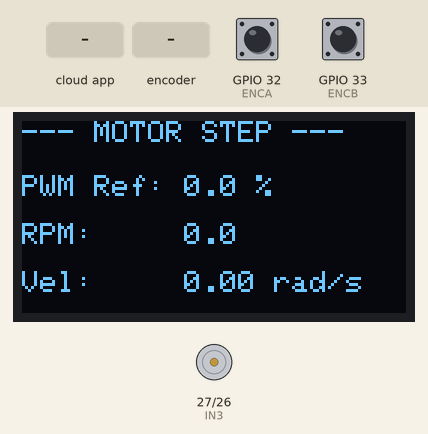
The program below on a simulated ESP32. On the bench: 128×64 one-colour display, motor-driver pin pairs drawn as motors (green arrow = first pin HIGH = forward, orange = second pin HIGH = backward, longer = more drive, scaled by the enable pin). The test bench sets the inputs (shaded band); at power-on: GPIO 32 (ENCA) HIGH, GPIO 33 (ENCB) HIGH. The ROS host is connected and sends only what is stated.

Above: at 3.2 s.
3.3 s: the phone or cloud app sets pwm_input to -100
At 4.3 s:
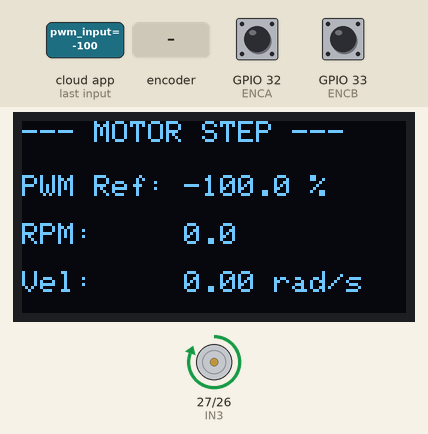
4.8 s: the phone or cloud app sets pwm_input to 100
At 5.4 s:
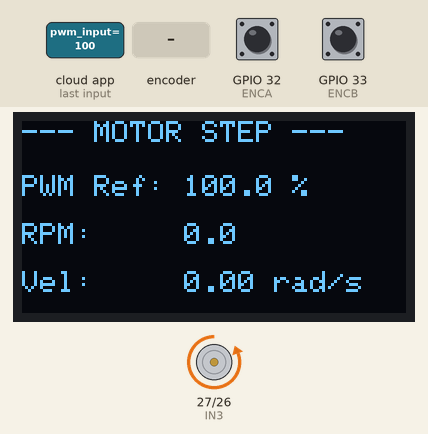
6.3 s: rotary encoder on GPIO 32 (ENCA) / GPIO 33 (ENCB) turned 3 steps (first pin leading)
At 6.83 s:
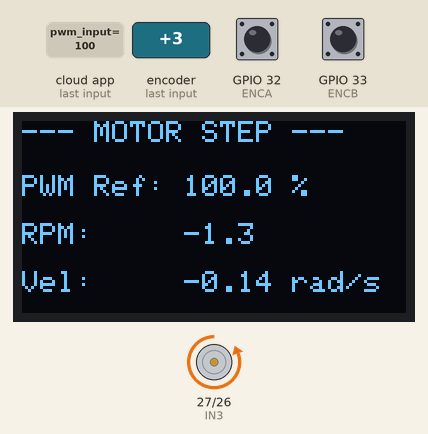
8.4 s: rotary encoder on GPIO 32 (ENCA) / GPIO 33 (ENCB) turned 2 steps (second pin leading)
At 8.53 s:
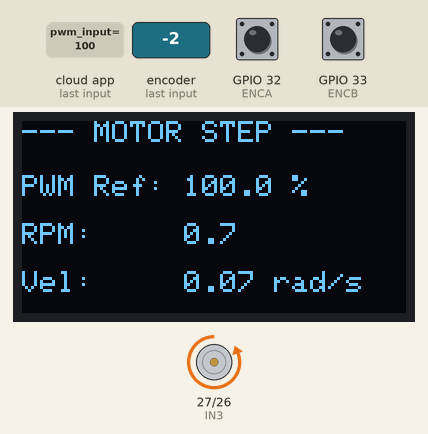
Timing chart, 0 to 11.3 s (numbered marks = the images above; inputs shaded):
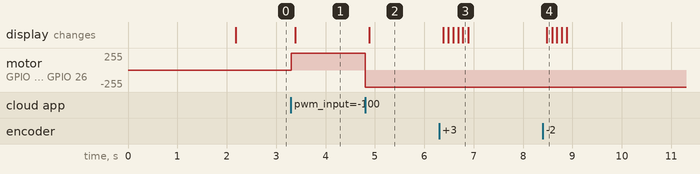

Measured:
- after the input at 3.3 s, motor on GPIO 27 (IN3) / GPIO 26 (IN4): stopped → forward 255/255 at once; the display: changes after 0.09 s (image 1)
- after the input at 4.8 s, motor on GPIO 27 (IN3) / GPIO 26 (IN4): forward 255/255 → backward 255/255 at once; the display: changes after 0.09 s (image 2)
- after the input at 6.3 s, the display: changes after 0.09 s (image 3)
- after the input at 8.4 s, the display: changes after 0.08 s (image 4)

The program:

main.cpp
```cpp
#include <Adafruit_GFX.h>
#include <Adafruit_SH110X.h>
#include <Arduino.h>
#include <Wire.h>
#include <micro_ros_platformio.h>

#include <rcl/rcl.h>
#include <rclc/executor.h>
#include <rclc/rclc.h>
#include <std_msgs/msg/float32.h>

#include <math.h>

#define ENCA 32
#define ENCB 33
const float COUNTS_PER_REV = 960.0f;

#define ENB 25
#define IN3 27
#define IN4 26

const int canal_pwm = 0;
const int frecuencia_pwm = 500;
const int resolucion_pwm = 8;

#define SDA_OLED 21
#define SCL_OLED 22
#define OLED_ADDRESS 0x3C
#define SCREEN_WIDTH 128
#define SCREEN_HEIGHT 64

Adafruit_SH1106G display(SCREEN_WIDTH, SCREEN_HEIGHT, &Wire, -1);
bool oled_ok = false;

volatile int32_t encoder_count = 0;
int32_t previous_count = 0;
unsigned long previous_time_ms = 0;

float pwm_ref = 0.0f;
float velocity_rad_s = 0.0f;
float velocity_rpm = 0.0f;

rcl_allocator_t allocator;
rclc_support_t support;
rcl_node_t node;
rcl_subscription_t sub_pwm_input;
rcl_publisher_t pub_vel_rad_s;
rcl_publisher_t pub_vel_rpm;
rcl_timer_t timer;
rclc_executor_t executor;

std_msgs__msg__Float32 pwm_input_msg;
std_msgs__msg__Float32 vel_rad_s_msg;
std_msgs__msg__Float32 vel_rpm_msg;

void IRAM_ATTR encoderISR() {
  bool A = digitalRead(ENCA);
  bool B = digitalRead(ENCB);

  if (A != B)
    encoder_count--;
  else
    encoder_count++;
}

void detenerMotor() {
  ledcWrite(canal_pwm, 0);
  digitalWrite(IN3, LOW);
  digitalWrite(IN4, LOW);
}

void aplicarPWM(float pwm_percent) {
  pwm_percent = constrain(pwm_percent, -100.0f, 100.0f);
  pwm_ref = pwm_percent;

  int pwm_value = (int)(fabsf(pwm_percent) * 255.0f / 100.0f);

  if (pwm_percent > 0.0f) {
    digitalWrite(IN3, LOW);
    digitalWrite(IN4, HIGH);
    ledcWrite(canal_pwm, pwm_value);
  } else if (pwm_percent < 0.0f) {
    digitalWrite(IN3, HIGH);
    digitalWrite(IN4, LOW);
    ledcWrite(canal_pwm, pwm_value);
  } else {
    detenerMotor();
  }
}

void actualizarOLED() {
  if (!oled_ok)
    return;

  display.clearDisplay();
  display.setTextColor(SH110X_WHITE);
  display.setTextSize(1);

  display.setCursor(0, 0);
  display.println("--- MOTOR STEP ---");

  display.setCursor(0, 18);
  display.print("PWM Ref: ");
  display.print(pwm_ref, 1);
  display.println(" %");

  display.setCursor(0, 34);
  display.print("RPM:     ");
  display.println(velocity_rpm, 1);

  display.setCursor(0, 50);
  display.print("Vel:     ");
  display.print(velocity_rad_s, 2);
  display.println(" rad/s");

  display.display();
}

void pwm_callback(const void *msgin) {
  const std_msgs__msg__Float32 *msg = (const std_msgs__msg__Float32 *)msgin;

  aplicarPWM(msg->data);
}

void timer_callback(rcl_timer_t *timer, int64_t last_call_time) {
  (void)timer;
  (void)last_call_time;

  unsigned long current_time_ms = millis();
  float dt = (current_time_ms - previous_time_ms) * 0.001f;
  previous_time_ms = current_time_ms;

  if (dt <= 0.0f)
    return;

  noInterrupts();
  int32_t current_count = encoder_count;
  interrupts();

  int32_t delta_count = current_count - previous_count;
  previous_count = current_count;

  velocity_rad_s = (2.0f * PI * (float)delta_count) / (COUNTS_PER_REV * dt);

  velocity_rpm = (60.0f * (float)delta_count) / (COUNTS_PER_REV * dt);

  vel_rad_s_msg.data = velocity_rad_s;
  vel_rpm_msg.data = velocity_rpm;

  rcl_publish(&pub_vel_rad_s, &vel_rad_s_msg, NULL);
  rcl_publish(&pub_vel_rpm, &vel_rpm_msg, NULL);

  actualizarOLED();
}

void setup() {
  pinMode(ENCA, INPUT_PULLUP);
  pinMode(ENCB, INPUT_PULLUP);

  attachInterrupt(digitalPinToInterrupt(ENCA), encoderISR, CHANGE);

  pinMode(IN3, OUTPUT);
  pinMode(IN4, OUTPUT);

  ledcSetup(canal_pwm, frecuencia_pwm, resolucion_pwm);
  ledcAttachPin(ENB, canal_pwm);
  detenerMotor();

  Wire.begin(SDA_OLED, SCL_OLED);
  oled_ok = display.begin(OLED_ADDRESS, true);

  if (oled_ok) {
    display.clearDisplay();
    display.setTextColor(SH110X_WHITE);
    display.setTextSize(1);
    display.setCursor(0, 0);
    display.println("motor_step_node");
    display.println("960 ticks/rev");
    display.println("Inicializando...");
    display.display();
  }

  Serial.begin(115200);
  set_microros_serial_transports(Serial);
  delay(2000);

  allocator = rcl_get_default_allocator();
  rclc_support_init(&support, 0, NULL, &allocator);

  rclc_node_init_default(&node, "motor_step_node", "", &support);

  rclc_subscription_init_default(
      &sub_pwm_input, &node,
      ROSIDL_GET_MSG_TYPE_SUPPORT(std_msgs, msg, Float32), "pwm_input");

  rclc_publisher_init_default(
      &pub_vel_rad_s, &node,
      ROSIDL_GET_MSG_TYPE_SUPPORT(std_msgs, msg, Float32), "vel_rad_s");

  rclc_publisher_init_default(
      &pub_vel_rpm, &node, ROSIDL_GET_MSG_TYPE_SUPPORT(std_msgs, msg, Float32),
      "vel_rpm");

  rclc_timer_init_default(&timer, &support, RCL_MS_TO_NS(100), timer_callback);

  rclc_executor_init(&executor, &support.context, 2, &allocator);

  rclc_executor_add_subscription(&executor, &sub_pwm_input, &pwm_input_msg,
                                 &pwm_callback, ON_NEW_DATA);

  rclc_executor_add_timer(&executor, &timer);

  noInterrupts();
  previous_count = encoder_count;
  interrupts();

  previous_time_ms = millis();
}

void loop() { rclc_executor_spin_some(&executor, RCL_MS_TO_NS(20)); }
```
